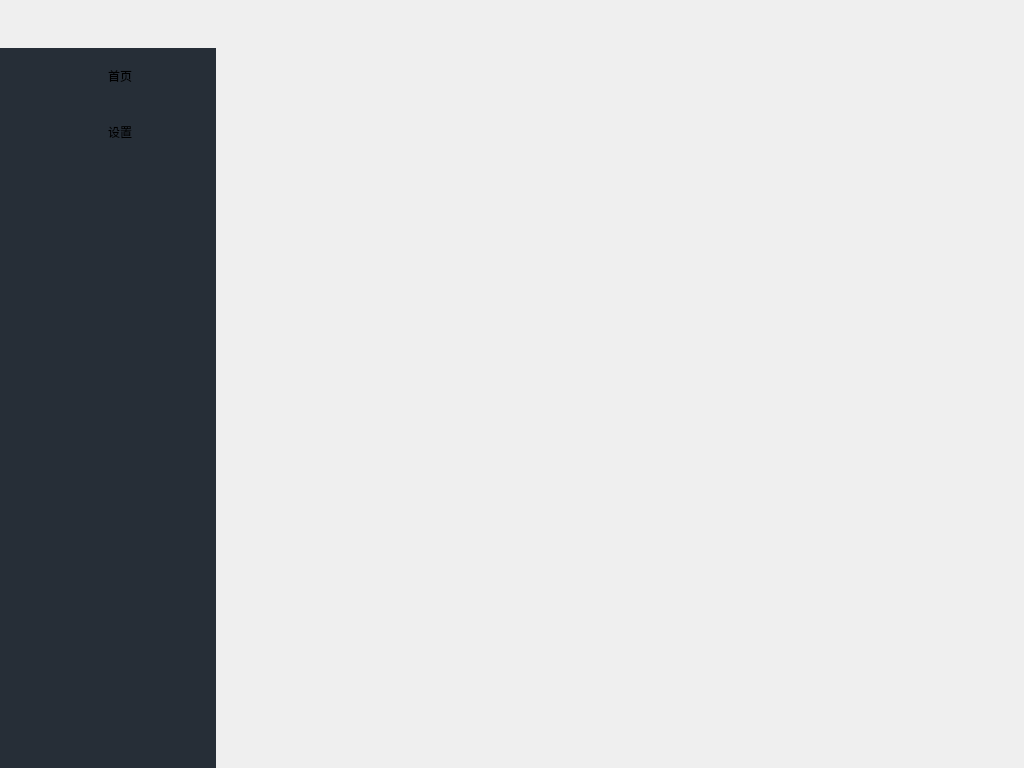
<?xml version="1.0" encoding="UTF-8"?>
<ui version="4.0">
 <class>MainWindow</class>
 <widget class="QMainWindow" name="MainWindow">
  <property name="geometry">
   <rect>
    <x>0</x>
    <y>0</y>
    <width>1024</width>
    <height>768</height>
   </rect>
  </property>
  <property name="windowTitle">
   <string>MainWindow</string>
  </property>
  <widget class="QWidget" name="centralwidget">
   <layout class="QGridLayout" name="gridLayout">
    <property name="leftMargin">
     <number>0</number>
    </property>
    <property name="topMargin">
     <number>0</number>
    </property>
    <property name="rightMargin">
     <number>0</number>
    </property>
    <property name="bottomMargin">
     <number>0</number>
    </property>
    <property name="spacing">
     <number>0</number>
    </property>
    <item row="1" column="0">
     <widget class="QWidget" name="widget_2" native="true">
      <property name="sizePolicy">
       <sizepolicy hsizetype="Fixed" vsizetype="Expanding">
        <horstretch>216</horstretch>
        <verstretch>0</verstretch>
       </sizepolicy>
      </property>
      <property name="minimumSize">
       <size>
        <width>216</width>
        <height>0</height>
       </size>
      </property>
      <property name="maximumSize">
       <size>
        <width>216</width>
        <height>16777215</height>
       </size>
      </property>
      <property name="styleSheet">
       <string notr="true">background-color: rgb(38, 46, 55);</string>
      </property>
      <layout class="QVBoxLayout" name="verticalLayout">
       <property name="spacing">
        <number>0</number>
       </property>
       <property name="leftMargin">
        <number>0</number>
       </property>
       <property name="topMargin">
        <number>0</number>
       </property>
       <property name="rightMargin">
        <number>0</number>
       </property>
       <property name="bottomMargin">
        <number>0</number>
       </property>
       <item>
        <widget class="QWidget" name="wid_FrontPage" native="true">
         <property name="sizePolicy">
          <sizepolicy hsizetype="Preferred" vsizetype="Fixed">
           <horstretch>0</horstretch>
           <verstretch>56</verstretch>
          </sizepolicy>
         </property>
         <property name="minimumSize">
          <size>
           <width>0</width>
           <height>56</height>
          </size>
         </property>
         <layout class="QHBoxLayout" name="horizontalLayout">
          <property name="spacing">
           <number>0</number>
          </property>
          <property name="leftMargin">
           <number>0</number>
          </property>
          <property name="topMargin">
           <number>0</number>
          </property>
          <property name="rightMargin">
           <number>0</number>
          </property>
          <property name="bottomMargin">
           <number>0</number>
          </property>
          <item>
           <widget class="ClickableLabel" name="lab_icon1">
            <property name="sizePolicy">
             <sizepolicy hsizetype="Preferred" vsizetype="Preferred">
              <horstretch>0</horstretch>
              <verstretch>0</verstretch>
             </sizepolicy>
            </property>
            <property name="minimumSize">
             <size>
              <width>32</width>
              <height>32</height>
             </size>
            </property>
            <property name="maximumSize">
             <size>
              <width>16777215</width>
              <height>16777215</height>
             </size>
            </property>
            <property name="text">
             <string/>
            </property>
           </widget>
          </item>
          <item>
           <widget class="ClickableLabel" name="labClickable_FrontPage">
            <property name="sizePolicy">
             <sizepolicy hsizetype="Preferred" vsizetype="Preferred">
              <horstretch>0</horstretch>
              <verstretch>0</verstretch>
             </sizepolicy>
            </property>
            <property name="text">
             <string>首页</string>
            </property>
            <property name="alignment">
             <set>Qt::AlignLeading|Qt::AlignLeft|Qt::AlignVCenter</set>
            </property>
           </widget>
          </item>
         </layout>
        </widget>
       </item>
       <item>
        <widget class="QWidget" name="wid_SettingPage" native="true">
         <property name="sizePolicy">
          <sizepolicy hsizetype="Preferred" vsizetype="Fixed">
           <horstretch>0</horstretch>
           <verstretch>0</verstretch>
          </sizepolicy>
         </property>
         <property name="minimumSize">
          <size>
           <width>0</width>
           <height>56</height>
          </size>
         </property>
         <property name="maximumSize">
          <size>
           <width>16777215</width>
           <height>56</height>
          </size>
         </property>
         <layout class="QHBoxLayout" name="horizontalLayout_2">
          <property name="spacing">
           <number>0</number>
          </property>
          <property name="leftMargin">
           <number>0</number>
          </property>
          <property name="topMargin">
           <number>0</number>
          </property>
          <property name="rightMargin">
           <number>0</number>
          </property>
          <property name="bottomMargin">
           <number>0</number>
          </property>
          <item>
           <widget class="ClickableLabel" name="lab_icon2">
            <property name="sizePolicy">
             <sizepolicy hsizetype="Preferred" vsizetype="Preferred">
              <horstretch>0</horstretch>
              <verstretch>0</verstretch>
             </sizepolicy>
            </property>
            <property name="minimumSize">
             <size>
              <width>32</width>
              <height>32</height>
             </size>
            </property>
            <property name="maximumSize">
             <size>
              <width>16777215</width>
              <height>16777215</height>
             </size>
            </property>
            <property name="text">
             <string/>
            </property>
           </widget>
          </item>
          <item>
           <widget class="ClickableLabel" name="labClickable_SettingPage">
            <property name="sizePolicy">
             <sizepolicy hsizetype="Preferred" vsizetype="Preferred">
              <horstretch>0</horstretch>
              <verstretch>0</verstretch>
             </sizepolicy>
            </property>
            <property name="text">
             <string>设置</string>
            </property>
            <property name="alignment">
             <set>Qt::AlignLeading|Qt::AlignLeft|Qt::AlignVCenter</set>
            </property>
           </widget>
          </item>
         </layout>
        </widget>
       </item>
       <item>
        <spacer name="verticalSpacer">
         <property name="orientation">
          <enum>Qt::Vertical</enum>
         </property>
         <property name="sizeHint" stdset="0">
          <size>
           <width>20</width>
           <height>40</height>
          </size>
         </property>
        </spacer>
       </item>
      </layout>
     </widget>
    </item>
    <item row="1" column="1">
     <widget class="QStackedWidget" name="stackedWidget">
      <property name="sizePolicy">
       <sizepolicy hsizetype="Expanding" vsizetype="Expanding">
        <horstretch>0</horstretch>
        <verstretch>0</verstretch>
       </sizepolicy>
      </property>
     </widget>
    </item>
    <item row="0" column="0" colspan="2">
     <widget class="TitleUser" name="userTitle_TitleBar" native="true">
      <property name="sizePolicy">
       <sizepolicy hsizetype="Expanding" vsizetype="Fixed">
        <horstretch>0</horstretch>
        <verstretch>48</verstretch>
       </sizepolicy>
      </property>
      <property name="minimumSize">
       <size>
        <width>0</width>
        <height>48</height>
       </size>
      </property>
      <property name="maximumSize">
       <size>
        <width>16777215</width>
        <height>48</height>
       </size>
      </property>
      <property name="styleSheet">
       <string notr="true"/>
      </property>
     </widget>
    </item>
   </layout>
  </widget>
 </widget>
 <customwidgets>
  <customwidget>
   <class>ClickableLabel</class>
   <extends>QLabel</extends>
   <header>clickablelabel.h</header>
  </customwidget>
  <customwidget>
   <class>TitleUser</class>
   <extends>QWidget</extends>
   <header>titleuser.h</header>
   <container>1</container>
  </customwidget>
 </customwidgets>
 <resources/>
 <connections/>
</ui>
